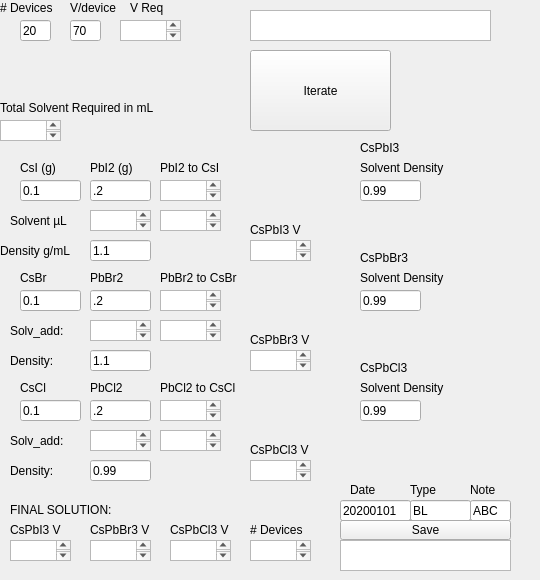
    <widget class="QWidget" name="tab_3">
     <attribute name="title">
      <string>In-PSK</string>
     </attribute>
     <widget class="QTextBrowser" name="solventtotalvolume_2">
      <property name="geometry">
       <rect>
        <x>0</x>
        <y>120</y>
        <width>61</width>
        <height>21</height>
       </rect>
      </property>
     </widget>
     <widget class="QLineEdit" name="PbI2weight_2">
      <property name="geometry">
       <rect>
        <x>90</x>
        <y>180</y>
        <width>61</width>
        <height>21</height>
       </rect>
      </property>
      <property name="text">
       <string>.2</string>
      </property>
     </widget>
     <widget class="QLabel" name="label_24">
      <property name="geometry">
       <rect>
        <x>0</x>
        <y>100</y>
        <width>201</width>
        <height>16</height>
       </rect>
      </property>
      <property name="text">
       <string>Total Solvent Required in mL</string>
      </property>
     </widget>
     <widget class="QLabel" name="label_25">
      <property name="geometry">
       <rect>
        <x>0</x>
        <y>240</y>
        <width>81</width>
        <height>21</height>
       </rect>
      </property>
      <property name="text">
       <string>Density g/mL</string>
      </property>
     </widget>
     <widget class="QLabel" name="label_5">
      <property name="geometry">
       <rect>
        <x>0</x>
        <y>0</y>
        <width>60</width>
        <height>16</height>
       </rect>
      </property>
      <property name="text">
       <string># Devices</string>
      </property>
     </widget>
     <widget class="QPushButton" name="run_send_2">
      <property name="geometry">
       <rect>
        <x>250</x>
        <y>50</y>
        <width>141</width>
        <height>81</height>
       </rect>
      </property>
      <property name="text">
       <string>Iterate</string>
      </property>
     </widget>
     <widget class="QLabel" name="label_26">
      <property name="geometry">
       <rect>
        <x>10</x>
        <y>210</y>
        <width>71</width>
        <height>21</height>
       </rect>
      </property>
      <property name="text">
       <string>Solvent µL</string>
      </property>
     </widget>
     <widget class="QLineEdit" name="Volumeperdevice_2">
      <property name="geometry">
       <rect>
        <x>70</x>
        <y>20</y>
        <width>31</width>
        <height>21</height>
       </rect>
      </property>
      <property name="text">
       <string>70</string>
      </property>
     </widget>
     <widget class="QTextBrowser" name="PbI2solventvoladdition_2">
      <property name="geometry">
       <rect>
        <x>90</x>
        <y>210</y>
        <width>61</width>
        <height>21</height>
       </rect>
      </property>
     </widget>
     <widget class="QLineEdit" name="PbI2deinsitycheck_2">
      <property name="geometry">
       <rect>
        <x>90</x>
        <y>240</y>
        <width>61</width>
        <height>21</height>
       </rect>
      </property>
      <property name="text">
       <string>1.1</string>
      </property>
     </widget>
     <widget class="QLineEdit" name="DeviceCount_2">
      <property name="geometry">
       <rect>
        <x>20</x>
        <y>20</y>
        <width>31</width>
        <height>21</height>
       </rect>
      </property>
      <property name="text">
       <string>20</string>
      </property>
     </widget>
     <widget class="QLabel" name="label_6">
      <property name="geometry">
       <rect>
        <x>70</x>
        <y>0</y>
        <width>60</width>
        <height>16</height>
       </rect>
      </property>
      <property name="text">
       <string>V/device</string>
      </property>
     </widget>
     <widget class="QTextBrowser" name="totalvolumeoutput_2">
      <property name="geometry">
       <rect>
        <x>120</x>
        <y>20</y>
        <width>61</width>
        <height>21</height>
       </rect>
      </property>
     </widget>
     <widget class="QLabel" name="label_53">
      <property name="geometry">
       <rect>
        <x>130</x>
        <y>0</y>
        <width>60</width>
        <height>16</height>
       </rect>
      </property>
      <property name="text">
       <string>V Req</string>
      </property>
     </widget>
     <widget class="QLabel" name="label_7">
      <property name="geometry">
       <rect>
        <x>90</x>
        <y>160</y>
        <width>60</width>
        <height>16</height>
       </rect>
      </property>
      <property name="text">
       <string>PbI2 (g)</string>
      </property>
     </widget>
     <widget class="QLabel" name="label_8">
      <property name="geometry">
       <rect>
        <x>20</x>
        <y>160</y>
        <width>60</width>
        <height>16</height>
       </rect>
      </property>
      <property name="text">
       <string>CsI (g)</string>
      </property>
     </widget>
     <widget class="QLineEdit" name="CsIweight_2">
      <property name="geometry">
       <rect>
        <x>20</x>
        <y>180</y>
        <width>61</width>
        <height>21</height>
       </rect>
      </property>
      <property name="text">
       <string>0.1</string>
      </property>
     </widget>
     <widget class="QTextBrowser" name="PbI2solventaddition_final_2">
      <property name="geometry">
       <rect>
        <x>160</x>
        <y>210</y>
        <width>61</width>
        <height>21</height>
       </rect>
      </property>
     </widget>
     <widget class="QTextBrowser" name="PbI2addition_2">
      <property name="geometry">
       <rect>
        <x>160</x>
        <y>180</y>
        <width>61</width>
        <height>21</height>
       </rect>
      </property>
     </widget>
     <widget class="QLabel" name="label_29">
      <property name="geometry">
       <rect>
        <x>250</x>
        <y>220</y>
        <width>61</width>
        <height>20</height>
       </rect>
      </property>
      <property name="text">
       <string>CsPbI3 V</string>
      </property>
     </widget>
     <widget class="QLabel" name="label_30">
      <property name="geometry">
       <rect>
        <x>160</x>
        <y>160</y>
        <width>101</width>
        <height>16</height>
       </rect>
      </property>
      <property name="text">
       <string>PbI2 to CsI</string>
      </property>
     </widget>
     <widget class="QTextBrowser" name="CsPbI3_final_volume">
      <property name="geometry">
       <rect>
        <x>250</x>
        <y>240</y>
        <width>61</width>
        <height>21</height>
       </rect>
      </property>
     </widget>
     <widget class="QLineEdit" name="note_input_2">
      <property name="geometry">
       <rect>
        <x>470</x>
        <y>500</y>
        <width>41</width>
        <height>21</height>
       </rect>
      </property>
      <property name="text">
       <string>ABC</string>
      </property>
     </widget>
     <widget class="QLabel" name="label_54">
      <property name="geometry">
       <rect>
        <x>350</x>
        <y>480</y>
        <width>61</width>
        <height>20</height>
       </rect>
      </property>
      <property name="text">
       <string>Date</string>
      </property>
     </widget>
     <widget class="QPushButton" name="savebutton_send_2">
      <property name="geometry">
       <rect>
        <x>340</x>
        <y>520</y>
        <width>171</width>
        <height>20</height>
       </rect>
      </property>
      <property name="text">
       <string>Save</string>
      </property>
     </widget>
     <widget class="QLabel" name="label_55">
      <property name="geometry">
       <rect>
        <x>410</x>
        <y>480</y>
        <width>61</width>
        <height>20</height>
       </rect>
      </property>
      <property name="text">
       <string>Type</string>
      </property>
     </widget>
     <widget class="QTextBrowser" name="savepath_2">
      <property name="geometry">
       <rect>
        <x>340</x>
        <y>540</y>
        <width>171</width>
        <height>31</height>
       </rect>
      </property>
     </widget>
     <widget class="QLineEdit" name="solutiontype_input_2">
      <property name="geometry">
       <rect>
        <x>410</x>
        <y>500</y>
        <width>61</width>
        <height>21</height>
       </rect>
      </property>
      <property name="text">
       <string>BL</string>
      </property>
     </widget>
     <widget class="QLabel" name="label_56">
      <property name="geometry">
       <rect>
        <x>470</x>
        <y>480</y>
        <width>61</width>
        <height>20</height>
       </rect>
      </property>
      <property name="text">
       <string>Note</string>
      </property>
     </widget>
     <widget class="QLineEdit" name="date_input_2">
      <property name="geometry">
       <rect>
        <x>340</x>
        <y>500</y>
        <width>71</width>
        <height>21</height>
       </rect>
      </property>
      <property name="text">
       <string>20200101</string>
      </property>
     </widget>
     <widget class="QLineEdit" name="PbBr2deinsitycheck_2">
      <property name="geometry">
       <rect>
        <x>90</x>
        <y>350</y>
        <width>61</width>
        <height>21</height>
       </rect>
      </property>
      <property name="text">
       <string>1.1</string>
      </property>
     </widget>
     <widget class="QLabel" name="label_10">
      <property name="geometry">
       <rect>
        <x>90</x>
        <y>270</y>
        <width>60</width>
        <height>16</height>
       </rect>
      </property>
      <property name="text">
       <string>PbBr2</string>
      </property>
     </widget>
     <widget class="QLabel" name="label_58">
      <property name="geometry">
       <rect>
        <x>160</x>
        <y>270</y>
        <width>101</width>
        <height>16</height>
       </rect>
      </property>
      <property name="text">
       <string>PbBr2 to CsBr</string>
      </property>
     </widget>
     <widget class="QTextBrowser" name="PbBr2solventaddition_final_2">
      <property name="geometry">
       <rect>
        <x>160</x>
        <y>320</y>
        <width>61</width>
        <height>21</height>
       </rect>
      </property>
     </widget>
     <widget class="QLabel" name="label_59">
      <property name="geometry">
       <rect>
        <x>20</x>
        <y>270</y>
        <width>60</width>
        <height>16</height>
       </rect>
      </property>
      <property name="text">
       <string>CsBr</string>
      </property>
     </widget>
     <widget class="QLineEdit" name="CsBrweight_2">
      <property name="geometry">
       <rect>
        <x>20</x>
        <y>290</y>
        <width>61</width>
        <height>21</height>
       </rect>
      </property>
      <property name="text">
       <string>0.1</string>
      </property>
     </widget>
     <widget class="QTextBrowser" name="CsPbBr3_final_volume">
      <property name="geometry">
       <rect>
        <x>250</x>
        <y>350</y>
        <width>61</width>
        <height>21</height>
       </rect>
      </property>
     </widget>
     <widget class="QLabel" name="label_60">
      <property name="geometry">
       <rect>
        <x>250</x>
        <y>330</y>
        <width>71</width>
        <height>20</height>
       </rect>
      </property>
      <property name="text">
       <string>CsPbBr3 V</string>
      </property>
     </widget>
     <widget class="QLabel" name="label_61">
      <property name="geometry">
       <rect>
        <x>10</x>
        <y>350</y>
        <width>51</width>
        <height>21</height>
       </rect>
      </property>
      <property name="text">
       <string>Density:</string>
      </property>
     </widget>
     <widget class="QLineEdit" name="PbBr2weight_2">
      <property name="geometry">
       <rect>
        <x>90</x>
        <y>290</y>
        <width>61</width>
        <height>21</height>
       </rect>
      </property>
      <property name="text">
       <string>.2</string>
      </property>
     </widget>
     <widget class="QLabel" name="label_62">
      <property name="geometry">
       <rect>
        <x>10</x>
        <y>320</y>
        <width>61</width>
        <height>21</height>
       </rect>
      </property>
      <property name="text">
       <string>Solv_add:</string>
      </property>
     </widget>
     <widget class="QTextBrowser" name="PbBr2addition_2">
      <property name="geometry">
       <rect>
        <x>160</x>
        <y>290</y>
        <width>61</width>
        <height>21</height>
       </rect>
      </property>
     </widget>
     <widget class="QTextBrowser" name="PbBr2solventvoladdition_2">
      <property name="geometry">
       <rect>
        <x>90</x>
        <y>320</y>
        <width>61</width>
        <height>21</height>
       </rect>
      </property>
     </widget>
     <widget class="QLabel" name="label_63">
      <property name="geometry">
       <rect>
        <x>10</x>
        <y>500</y>
        <width>141</width>
        <height>20</height>
       </rect>
      </property>
      <property name="text">
       <string>FINAL SOLUTION:</string>
      </property>
     </widget>
     <widget class="QTextBrowser" name="CsPbI_v_mix_2">
      <property name="geometry">
       <rect>
        <x>10</x>
        <y>540</y>
        <width>61</width>
        <height>21</height>
       </rect>
      </property>
     </widget>
     <widget class="QLabel" name="label_64">
      <property name="geometry">
       <rect>
        <x>10</x>
        <y>520</y>
        <width>61</width>
        <height>20</height>
       </rect>
      </property>
      <property name="text">
       <string>CsPbI3 V</string>
      </property>
     </widget>
     <widget class="QLabel" name="label_65">
      <property name="geometry">
       <rect>
        <x>90</x>
        <y>520</y>
        <width>71</width>
        <height>20</height>
       </rect>
      </property>
      <property name="text">
       <string>CsPbBr3 V</string>
      </property>
     </widget>
     <widget class="QTextBrowser" name="CsPbBr_v_mix_2">
      <property name="geometry">
       <rect>
        <x>90</x>
        <y>540</y>
        <width>61</width>
        <height>21</height>
       </rect>
      </property>
     </widget>
     <widget class="QLabel" name="label_66">
      <property name="geometry">
       <rect>
        <x>250</x>
        <y>520</y>
        <width>71</width>
        <height>20</height>
       </rect>
      </property>
      <property name="text">
       <string># Devices</string>
      </property>
     </widget>
     <widget class="QTextBrowser" name="DeviceCount_final_2">
      <property name="geometry">
       <rect>
        <x>250</x>
        <y>540</y>
        <width>61</width>
        <height>21</height>
       </rect>
      </property>
     </widget>
     <widget class="QTextBrowser" name="datevalue_2">
      <property name="geometry">
       <rect>
        <x>250</x>
        <y>10</y>
        <width>241</width>
        <height>31</height>
       </rect>
      </property>
     </widget>
     <widget class="QTextBrowser" name="PbCl2solventvoladdition_2">
      <property name="geometry">
       <rect>
        <x>90</x>
        <y>430</y>
        <width>61</width>
        <height>21</height>
       </rect>
      </property>
     </widget>
     <widget class="QLineEdit" name="PbCl2deinsitycheck_2">
      <property name="geometry">
       <rect>
        <x>90</x>
        <y>460</y>
        <width>61</width>
        <height>21</height>
       </rect>
      </property>
      <property name="text">
       <string>0.99</string>
      </property>
     </widget>
     <widget class="QTextBrowser" name="PbCl2addition_2">
      <property name="geometry">
       <rect>
        <x>160</x>
        <y>400</y>
        <width>61</width>
        <height>21</height>
       </rect>
      </property>
     </widget>
     <widget class="QTextBrowser" name="CsPbCl3_total_volume">
      <property name="geometry">
       <rect>
        <x>250</x>
        <y>460</y>
        <width>61</width>
        <height>21</height>
       </rect>
      </property>
     </widget>
     <widget class="QTextBrowser" name="PbCl2solventaddition_final_2">
      <property name="geometry">
       <rect>
        <x>160</x>
        <y>430</y>
        <width>61</width>
        <height>21</height>
       </rect>
      </property>
     </widget>
     <widget class="QLabel" name="label_57">
      <property name="geometry">
       <rect>
        <x>90</x>
        <y>380</y>
        <width>60</width>
        <height>16</height>
       </rect>
      </property>
      <property name="text">
       <string>PbCl2</string>
      </property>
     </widget>
     <widget class="QLineEdit" name="CsClweight_2">
      <property name="geometry">
       <rect>
        <x>20</x>
        <y>400</y>
        <width>61</width>
        <height>21</height>
       </rect>
      </property>
      <property name="text">
       <string>0.1</string>
      </property>
     </widget>
     <widget class="QLabel" name="label_74">
      <property name="geometry">
       <rect>
        <x>20</x>
        <y>380</y>
        <width>60</width>
        <height>16</height>
       </rect>
      </property>
      <property name="text">
       <string>CsCl</string>
      </property>
     </widget>
     <widget class="QLineEdit" name="PbCl2weight_2">
      <property name="geometry">
       <rect>
        <x>90</x>
        <y>400</y>
        <width>61</width>
        <height>21</height>
       </rect>
      </property>
      <property name="text">
       <string>.2</string>
      </property>
     </widget>
     <widget class="QLabel" name="label_75">
      <property name="geometry">
       <rect>
        <x>160</x>
        <y>380</y>
        <width>101</width>
        <height>16</height>
       </rect>
      </property>
      <property name="text">
       <string>PbCl2 to CsCl</string>
      </property>
     </widget>
     <widget class="QLabel" name="label_76">
      <property name="geometry">
       <rect>
        <x>250</x>
        <y>440</y>
        <width>71</width>
        <height>20</height>
       </rect>
      </property>
      <property name="text">
       <string>CsPbCl3 V</string>
      </property>
     </widget>
     <widget class="QLabel" name="label_77">
      <property name="geometry">
       <rect>
        <x>10</x>
        <y>460</y>
        <width>51</width>
        <height>21</height>
       </rect>
      </property>
      <property name="text">
       <string>Density:</string>
      </property>
     </widget>
     <widget class="QLabel" name="label_78">
      <property name="geometry">
       <rect>
        <x>10</x>
        <y>430</y>
        <width>61</width>
        <height>21</height>
       </rect>
      </property>
      <property name="text">
       <string>Solv_add:</string>
      </property>
     </widget>
     <widget class="QTextBrowser" name="CsPbCl_v_mix_2">
      <property name="geometry">
       <rect>
        <x>170</x>
        <y>540</y>
        <width>61</width>
        <height>21</height>
       </rect>
      </property>
     </widget>
     <widget class="QLabel" name="label_79">
      <property name="geometry">
       <rect>
        <x>170</x>
        <y>520</y>
        <width>71</width>
        <height>20</height>
       </rect>
      </property>
      <property name="text">
       <string>CsPbCl3 V</string>
      </property>
     </widget>
     <widget class="QLabel" name="label_81">
      <property name="geometry">
       <rect>
        <x>360</x>
        <y>160</y>
        <width>111</width>
        <height>16</height>
       </rect>
      </property>
      <property name="text">
       <string>Solvent Density</string>
      </property>
     </widget>
     <widget class="QLineEdit" name="solventdensity_I">
      <property name="geometry">
       <rect>
        <x>360</x>
        <y>180</y>
        <width>61</width>
        <height>21</height>
       </rect>
      </property>
      <property name="text">
       <string>0.99</string>
      </property>
     </widget>
     <widget class="QLabel" name="label_82">
      <property name="geometry">
       <rect>
        <x>360</x>
        <y>270</y>
        <width>111</width>
        <height>16</height>
       </rect>
      </property>
      <property name="text">
       <string>Solvent Density</string>
      </property>
     </widget>
     <widget class="QLineEdit" name="solventdensity_Br">
      <property name="geometry">
       <rect>
        <x>360</x>
        <y>290</y>
        <width>61</width>
        <height>21</height>
       </rect>
      </property>
      <property name="text">
       <string>0.99</string>
      </property>
     </widget>
     <widget class="QLabel" name="label_83">
      <property name="geometry">
       <rect>
        <x>360</x>
        <y>380</y>
        <width>111</width>
        <height>16</height>
       </rect>
      </property>
      <property name="text">
       <string>Solvent Density</string>
      </property>
     </widget>
     <widget class="QLineEdit" name="solventdensity_Cl">
      <property name="geometry">
       <rect>
        <x>360</x>
        <y>400</y>
        <width>61</width>
        <height>21</height>
       </rect>
      </property>
      <property name="text">
       <string>0.99</string>
      </property>
     </widget>
     <widget class="QLabel" name="label_84">
      <property name="geometry">
       <rect>
        <x>360</x>
        <y>140</y>
        <width>111</width>
        <height>16</height>
       </rect>
      </property>
      <property name="text">
       <string>CsPbI3</string>
      </property>
     </widget>
     <widget class="QLabel" name="label_97">
      <property name="geometry">
       <rect>
        <x>360</x>
        <y>250</y>
        <width>111</width>
        <height>16</height>
       </rect>
      </property>
      <property name="text">
       <string>CsPbBr3</string>
      </property>
     </widget>
     <widget class="QLabel" name="label_98">
      <property name="geometry">
       <rect>
        <x>360</x>
        <y>360</y>
        <width>111</width>
        <height>16</height>
       </rect>
      </property>
      <property name="text">
       <string>CsPbCl3</string>
      </property>
     </widget>
    </widget>
